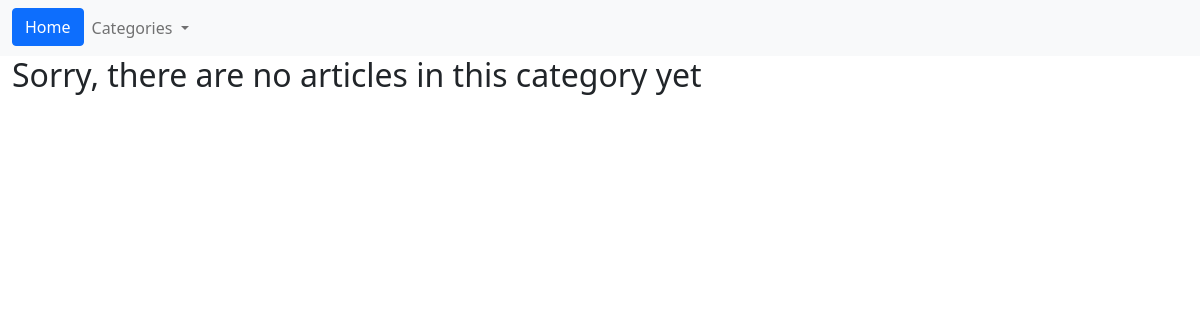
Before: /category/Music/ with the older database file.
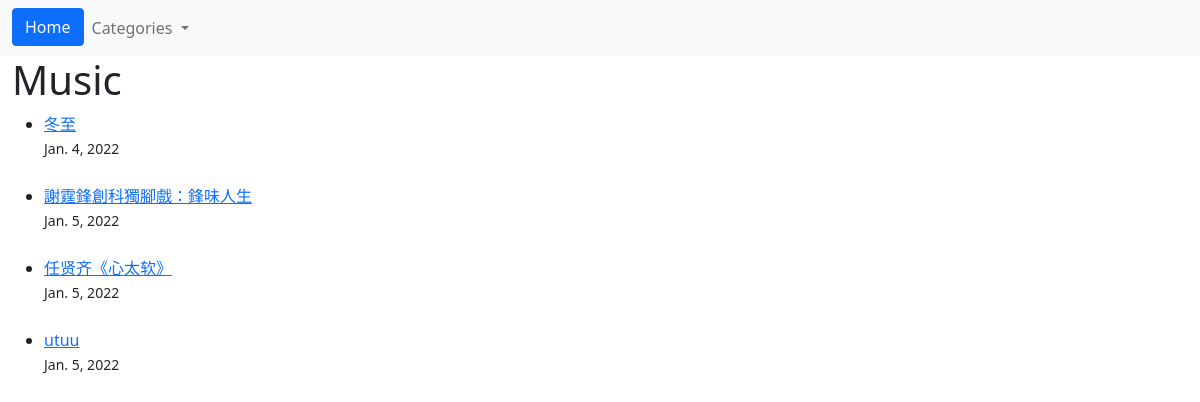
After: the same page with the newer database file.
### blog/models.py (models this page shows, shortened)
class Post(models.Model):
    title = models.CharField(max_length= 255)
    author = models.ForeignKey(User, on_delete= models.CASCADE)
    body = models.TextField(max_length= 7000)
    post_date = models.DateField(auto_now_add= True)
    category = models.CharField(max_length= 255, default = 'China')

### blog/views.py (the view)
# urls.py: path('category/<str:cats>/', CategoryView, name= 'category'),
def CategoryView(request, cats):
    category_posts = Post.objects.filter(category = cats.replace('-', ' '))
    return render(request, 'categories.html', {'cats': cats.title(), 'category_posts': category_posts})

### blog/templates/categories.html
{%  extends 'base.html' %}
{%  block content %}
{% if category_posts %}
<h1> {{ cats }}  </h1>
    <ul>
    {% for post in category_posts %}
       <li> <a href="{% url 'article_detail' post.pk %}">
           {{ post.title }}</a> <br/>  <small> {{ post.post_date}} </small> <br/> <br/>
    {% endfor %}
    </ul>
    {%  else  %}
       <h2> Sorry, there are no articles in this category yet </h2>
    {%  endif %}
{%  endblock %}

Changed rows visible on the page:
now on this page (row edited): Post: title "冬至", post_date "Jan. 4, 2022"
now on this page (row edited): Post: title "謝霆鋒創科獨腳戲：鋒味人生", post_date "Jan. 5, 2022"
added Post: title "任贤齐《心太软》", post_date "Jan. 5, 2022"
added Post: title "utuu", post_date "Jan. 5, 2022"
Other visible differences:
{{ cats }}: (not shown) → "Music"
text no longer shown: "Sorry, there are no articles in this category yet"
